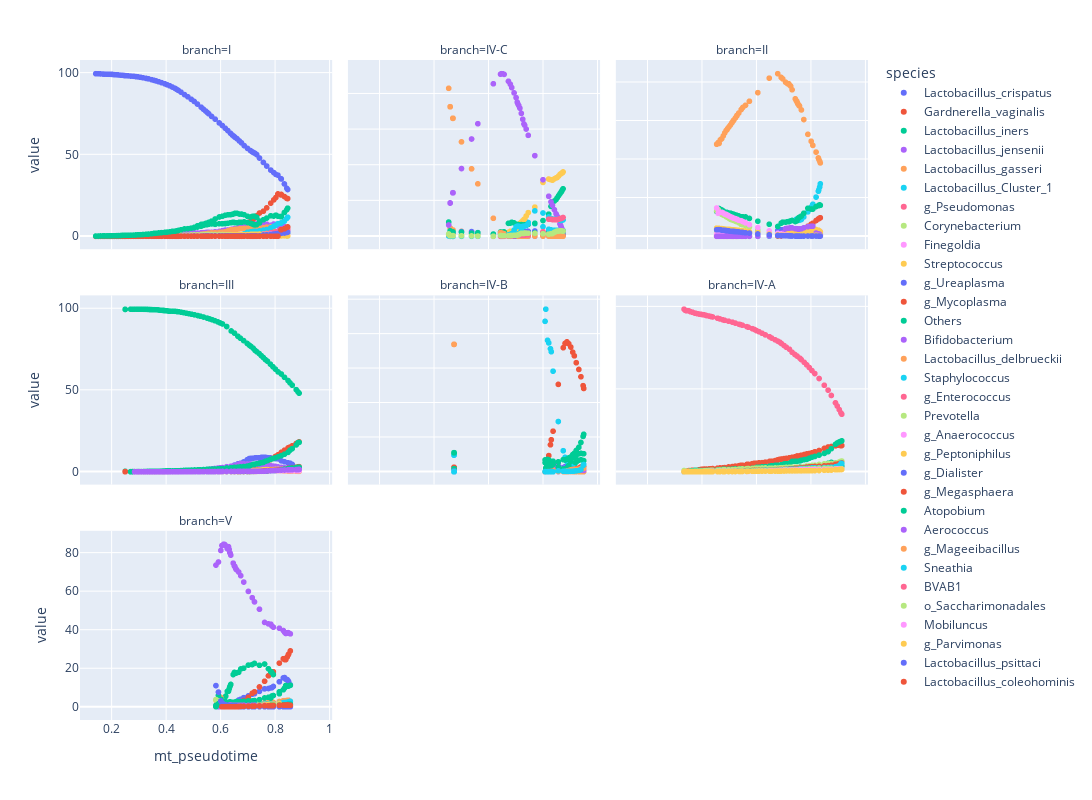

Notebook cell for this chart:
### Code cell
fig = px.scatter(melt_df, x = 'mt_pseudotime', y = 'value', color = 'species', 
           facet_col = 'branch', facet_col_wrap = 3)
fig.update_layout(autosize = False, width = 1200, height = 800)
fig.update_yaxes(matches = None)
fig.show()
